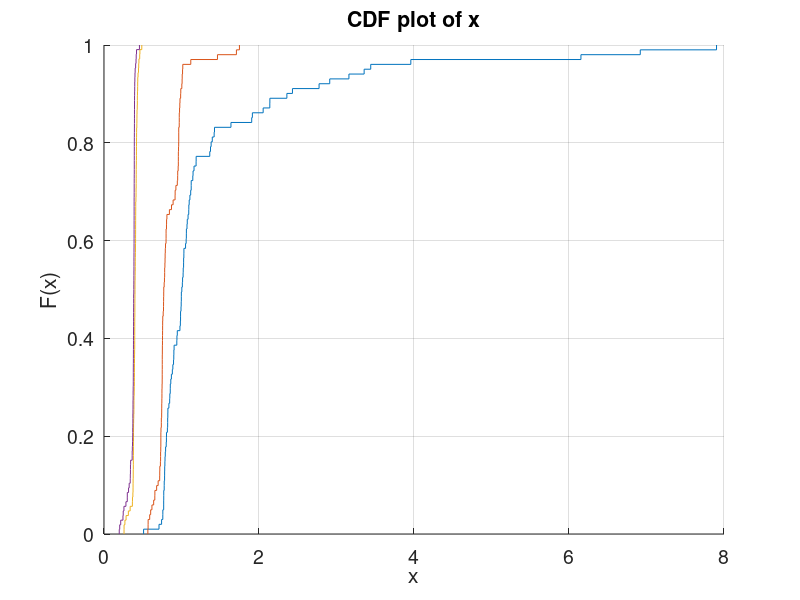

MATLAB code to generate this figure: (Note: this script raises an error after producing the figure.)
http1Time_full = [802833534, 1063058329, 869466588, 1382290417, 1020643910, 709772243, 1074269329, 6153939287, 1125129178, 6919590477, 897279766, 3160297590, 1397082725, 997739854, 1004145123, 900404134, 837363329, 2431644121, 3356657406, 993720349, 888439729, 794973057, 1062558487, 781705215, 805373077, 881826821, 7903568604, 1108266602, 996063546, 777116922, 1010862136, 770760912, 1084580344, 854769369, 824353898, 769994561, 790682853, 806251250, 758706752, 861904114, 510883151, 1421187319, 1149088916, 1905921575, 759159525, 998031967, 1145775304, 1052311886, 821586490, 901600002, 1099240449, 1374229782, 1188199541, 1161588110, 783209403, 855378363, 782205025, 987673026, 770964859, 1013940136, 2912662101, 743060353, 1059953930, 985306024, 1094553227, 2140245702, 1093456926, 939456681, 823529684, 904483015, 1188960975, 847216874, 1125208712, 979842121, 1022161497, 1914500057, 1638086818, 987806602, 787267399, 945677500, 821324213, 1364736583, 1070818922, 1030399047, 2775066267, 785570608, 3958930420, 776699173, 1425677198, 1118532523, 941052132, 2053668035, 2359623427, 1027399781, 1031065880, 3441585739, 849373020, 2139479199, 817967360, 770070759, 1026933270];
http2Time_full = [747700988, 782770676, 974912726, 656537351, 843891247, 749218094, 751320381, 1013488025, 959338408, 719303235, 752809296, 655618035, 754337064, 990786739, 793691971, 755667996, 751225359, 746445606, 1464030803, 679131070, 618482308, 891608399, 739880263, 753231760, 1007811311, 801061379, 640809957, 720233617, 806139191, 754870748, 730235934, 988887402, 964282499, 732435664, 961722817, 956839949, 565964158, 1747406853, 727801723, 770457605, 800618707, 970640713, 916967758, 788860430, 1009103628, 971172567, 771124993, 917905916, 751851356, 776216568, 785899160, 807348528, 698511676, 751781843, 768397321, 945907191, 1119717168, 750699093, 963503614, 769248113, 589586349, 782617758, 1708491347, 790800331, 756821630, 787614869, 568872643, 811759582, 756246751, 978172635, 733657296, 780063424, 745140717, 980445354, 735121656, 1004130226, 718332110, 964327290, 959496095, 870989955, 758214356, 951064587, 733467052, 751857607, 744504196, 763754943, 950426131, 733699758, 1016532940, 971207332, 747550620, 959121848, 927759392, 569373198, 743911402, 964351082, 730021094, 767723404, 801046417, 739707751, 602113974];
http1Time_partial = [408496604, 426209554, 386301661, 415512302, 450801369, 392279548, 381003875, 396525498, 392347483, 403389126, 391669370, 378582872, 407891159, 396380731, 487551769, 409129823, 420890059, 395069474, 314378607, 381290761, 374692429, 419653449, 431692224, 415811899, 385707751, 284794901, 407405909, 396481605, 258468368, 425115379, 379379992, 375554085, 447796667, 382507630, 413584021, 402115383, 418377329, 399452393, 409480989, 398420246, 413751944, 434657370, 396279795, 407833414, 379382594, 445124898, 258896333, 377243551, 463354779, 378551057, 386597924, 428987452, 398245785, 424482122, 419213627, 403496967, 383870234, 430504130, 414906491, 379191433, 391552338, 400046485, 380722811, 396620282, 418755261, 374992524, 378820779, 367456569, 420422084, 430190140, 390166778, 400066407, 269708620, 407378921, 380861553, 412078613, 366124356, 435626796, 337268662, 408251729, 401477078, 389420472, 404736414, 396302686, 405750765, 393621316, 417272141, 398590696, 433858436, 415324555, 406002054, 392761478, 415970144, 399902631, 418466107, 394178760, 372567013, 423474040, 403044680, 396975349, 439205175, 398770505, 377041417, 460564110, 409371122, 387198011];
http2Time_partial = [391766005, 393549538, 385599976, 388614293, 393663168, 388443988, 391103009, 386284861, 341068247, 380103873, 393070661, 370657901, 378155337, 388026973, 386831202, 389272341, 389688149, 381644250, 374259096, 402018539, 372383063, 300708500, 394066276, 389439741, 343667391, 369285894, 391147903, 282908914, 341545879, 377877738, 388583391, 389476493, 388258878, 375475748, 316702206, 387605575, 399748748, 244496218, 378156041, 394944554, 384448861, 419635326, 202739624, 385327119, 392881189, 363615981, 390676652, 380339354, 324818255, 387185670, 380398505, 380988750, 196641639, 396649284, 371847862, 413278309, 391287500, 379125799, 367899717, 339417236, 386268839, 215630961, 415527117, 382545456, 388567126, 380646063, 388204413, 382480090, 388653302, 381591723, 376373355, 247949030, 387940565, 390063635, 379648164, 372379569, 378509936, 379299310, 375656044, 374216728, 377662004, 381414632, 338408877, 365683718, 300375228, 370581668, 390663999, 396076650, 384401885, 392545398, 393185206, 390859018, 382565137, 257222246, 390725552, 363309545, 382030853, 388267512, 384874101, 373521427, 398033882, 408131472, 392225186, 386283888, 457201043, 390962741];

http1Time_full = http1Time_full / 1000000000;
http2Time_full = http2Time_full / 1000000000;
http1Time_partial = http1Time_partial / 1000000000;
http2Time_partial = http2Time_partial / 1000000000;

set(gca,'fontsize',14)
hold on
p1 = cdfplot(http1Time_full);
p2 = cdfplot(http2Time_full);
p3 = cdfplot(http1Time_partial);
p4 = cdfplot(http2Time_partial);

p1.LineWidth = 1;
p2.LineWidth = 1;
p3.LineWidth = 1;
p4.LineWidth = 1;

xlim([0 3])
legend('HTTP/1.x full pages', 'HTTP/2 full pages', 'HTTP/1.x main pages', 'HTTP/2 main pages')
xlabel('time(s)')
ylabel('CDF')
title('data transfer time of full pages and partial pages')

